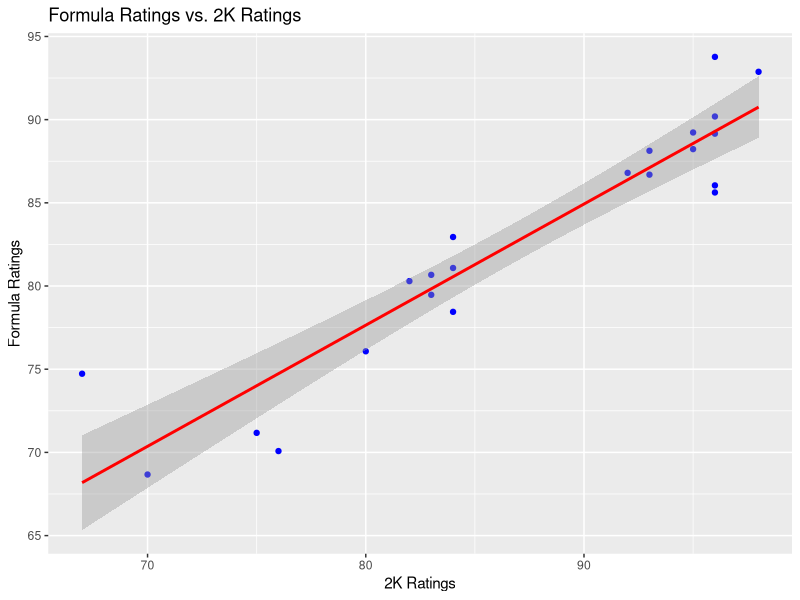
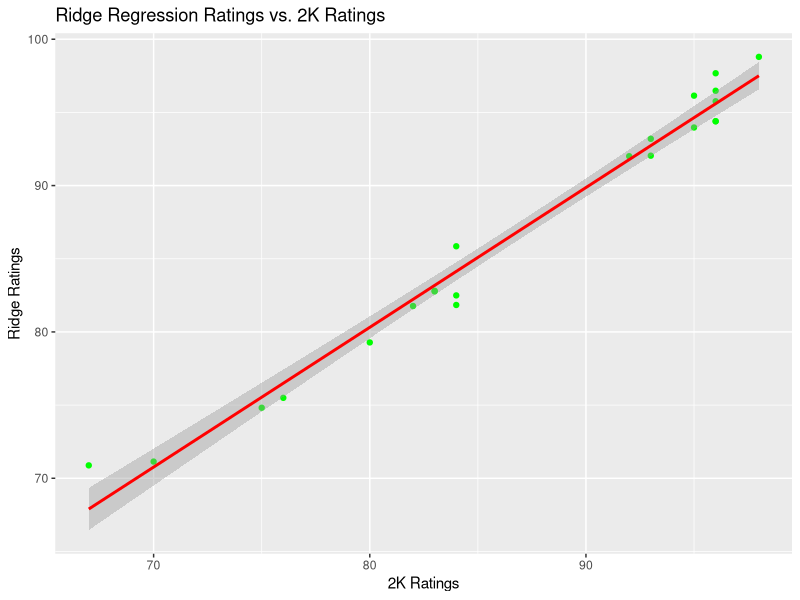

These charts were generated, in order, by the following R code:
# Load necessary library
library(glmnet)

# Define player stats (including Furkan Korkmaz)
players <- data.frame(
  name = c("Nikola Jokic", "Luka Doncic", "Joel Embiid", "Giannis Antetokounmpo", "Shai Gilgeous-Alexander", 
           "Anthony Davis", "LeBron James", "Kevin Durant", "Jayson Tatum", "Stephen Curry", "Killian Hayes", 
           "Patrick Beverley", "Jay Huff", "Nicolas Claxton", "Desmond Bane", "Tobias Harris", "Paolo Banchero", 
           "Myles Turner", "Austin Reaves", "D'Angelo Russell", "Ja Morant", "Furkan Korkmaz"),
  points_per_game = c(26.4, 33.9, 34.7, 30.4, 30.1, 24.7, 25.7, 27.1, 28.4, 26.4, 6.9, 6.2, 3.5, 12.6, 21.5, 18.0, 
                      20.0, 15.0, 13.0, 17.0, 25.1, 6.8),
  defensive_rating = c(107, 110, 107, 102, 108, 104, 106, 109, 107, 111, 110, 110, 103, 101, 106, 105, 
                       108, 103, 107, 108, 105, 110),
  assists_per_game = c(9.0, 9.8, 5.6, 6.5, 6.2, 3.5, 8.3, 5.0, 5.6, 5.1, 4.9, 2.9, 1.0, 1.5, 4.4, 
                       2.5, 3.7, 1.2, 3.4, 6.1, 8.1, 1.2),
  per = c(32.1, 23.5, 28.3, 29.5, 27.8, 26.4, 25.7, 27.1, 26.9, 28.5, 10.5, 12.2, 15.0, 20.3, 19.8, 17.5, 
          16.0, 18.0, 14.0, 16.5, 20.8, 11.2),
  win_shares_per_48 = c(0.301, 0.250, 0.270, 0.280, 0.240, 0.220, 0.230, 0.250, 0.260, 0.270, 0.050, 0.050, 
                        0.100, 0.150, 0.200, 0.180, 0.150, 0.200, 0.120, 0.140, 0.180, 0.050),
  bpm = c(8.5, 7.2, 8.0, 7.8, 6.5, 6.9, 7.5, 7.3, 7.0, 7.6, 2.5, 2.8, 1.0, 4.5, 5.0, 4.0, 3.8, 4.2, 3.2, 4.1, 6.8, 1.0),
  vorp = c(7.0, 6.5, 6.8, 6.7, 5.5, 5.8, 6.2, 6.0, 5.9, 6.3, 1.5, 1.8, 0.5, 3.5, 4.0, 3.0, 3.5, 4.0, 3.0, 3.5, 6.2, 0.5),
  rating_2k = c(98, 95, 96, 96, 93, 93, 96, 96, 95, 96, 75, 76, 67, 84, 84, 82, 84, 83, 80, 83, 92, 70)  # Provided 2K ratings
)

# Adjusted normalization function to scale to a range of 67 to 99
adjusted_norm <- function(x) {
  return ((x - min(x)) / (max(x) - min(x)) * (99 - 67) + 67)  # Scale to a range that ensures the lowest rating is 67
}

# Apply adjusted normalization to each criterion
players$scoring <- adjusted_norm(players$points_per_game)
players$defense <- adjusted_norm(max(players$defensive_rating) - players$defensive_rating)  # Invert because lower defensive rating is better
players$playmaking <- adjusted_norm(players$assists_per_game)
players$efficiency <- adjusted_norm(players$per)
players$impact <- adjusted_norm(players$win_shares_per_48)
players$bpm_norm <- adjusted_norm(players$bpm)
players$vorp_norm <- adjusted_norm(players$vorp)

# Calculate final rating
players$final_rating_formula <- rowMeans(players[, c("scoring", "defense", "playmaking", "efficiency", "impact")])

# Prepare data for ridge regression
x <- as.matrix(players[, c("points_per_game", "defensive_rating", "assists_per_game", "per", "win_shares_per_48", "bpm", "vorp")])
y <- players$rating_2k

# Fit ridge regression model
ridge_model <- cv.glmnet(x, y, alpha = 0)

# Predict ratings using the ridge regression model
players$predicted_rating_ridge <- predict(ridge_model, s = "lambda.min", newx = x)

# Calculate correlation coefficient between predicted_rating and 2K rating
correlation_coefficient_formula <- cor(players$final_rating_formula, players$rating_2k)
correlation_coefficient_ridge <- cor(players$predicted_rating_ridge, players$rating_2k)

# Rank players by final_rating in descending order
ranked_players_formula <- players[order(-players$final_rating_formula), ]
ranked_players_ridge <- players[order(-players$predicted_rating_ridge), ]

# Display final ratings and correlation coefficients
print("Ranked Players by Formula-Based Ratings:")
print(ranked_players_formula[, c("name", "final_rating_formula", "rating_2k")])
print(paste("The correlation coefficient between the formula ratings and the actual ratings is", correlation_coefficient_formula))

print("\nRanked Players by Ridge Regression-Based Ratings:")
print(ranked_players_ridge[, c("name", "predicted_rating_ridge", "rating_2k")])
print("The correlation coefficient between the ridge regression ratings and the actual ratings is")
correlation_coefficient_ridge

library(ggplot2)
ggplot(players, aes(x = rating_2k, y = final_rating_formula)) +
  geom_point(color = 'blue') +
  geom_smooth(method = 'lm', color = 'red') +
  labs(title = 'Formula Ratings vs. 2K Ratings', x = '2K Ratings', y = 'Formula Ratings')
ggplot(players, aes(x = rating_2k, y = predicted_rating_ridge)) +
  geom_point(color = 'green') +
  geom_smooth(method = 'lm', color = 'red') +
  labs(title = 'Ridge Regression Ratings vs. 2K Ratings', x = '2K Ratings', y = 'Ridge Ratings')

write.csv(ranked_players_formula, "formula_based_rankings.csv")
write.csv(ranked_players_ridge, "ridge_based_rankings.csv")

